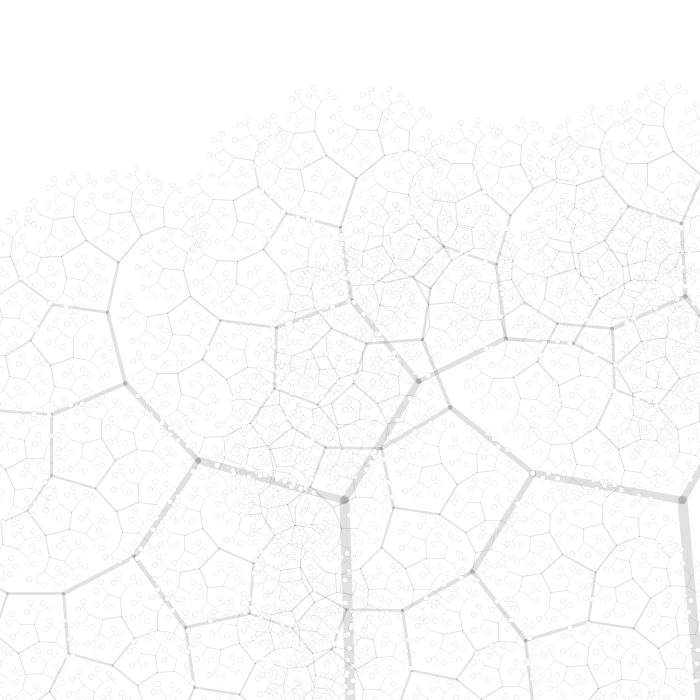
Frame 1 (no input)
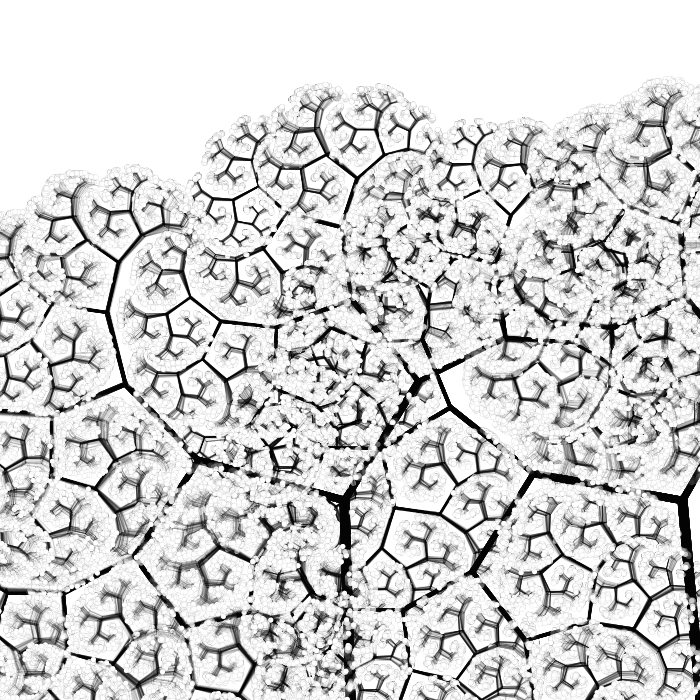
Frame 60 (the mouse pressed at the canvas centre just before this capture)
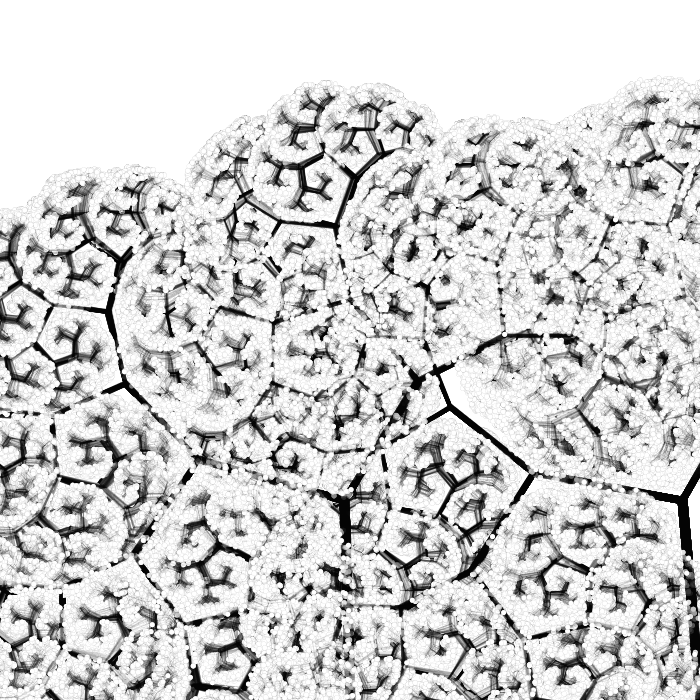
Frame 120 (the mouse held since frame 60 and released just before this capture)

The Processing sketch that drew these frames (run headless with seeded random() and noise(); from frame 60 on, the mouse is pressed at the canvas centre):

// Processing sketch: e07_drzewa_dwa_eksperyment2
// ── e07_drzewa_dwa_eksperyment2.pde
void setup()
{
  size(700, 700);
  background(255);
  stroke(0, 30);
  
}

void draw()
{
  //fill(255, 50);
  //rect(0,0,width,height);
  drzewo(width*0.5, height, 200, 91.5);
  drzewo(width, height, 200, 95);
}

void drzewo(float x, float y, float wysokosc, float kat)
{
  if (wysokosc > 5)
  { //lodyga/galazka
    float yk = y - wysokosc * sin(radians(kat));
    float xk = x + wysokosc * cos(radians(kat));
    strokeWeight(wysokosc*0.05);
    line(x, y, xk, yk);
    drzewo(xk, yk, wysokosc*0.76-0.6*noise(x,y,frameCount*0.002), kat + 60 + 20*noise(x,y,frameCount*0.001));
    drzewo(xk, yk, wysokosc*0.70-0.6*noise(x,y,frameCount*0.002), kat - 20 - 20*noise(x,y,frameCount*0.001));
  }
  else
  { //lisc
    ellipse(x, y, 5, 5);
  }
}
